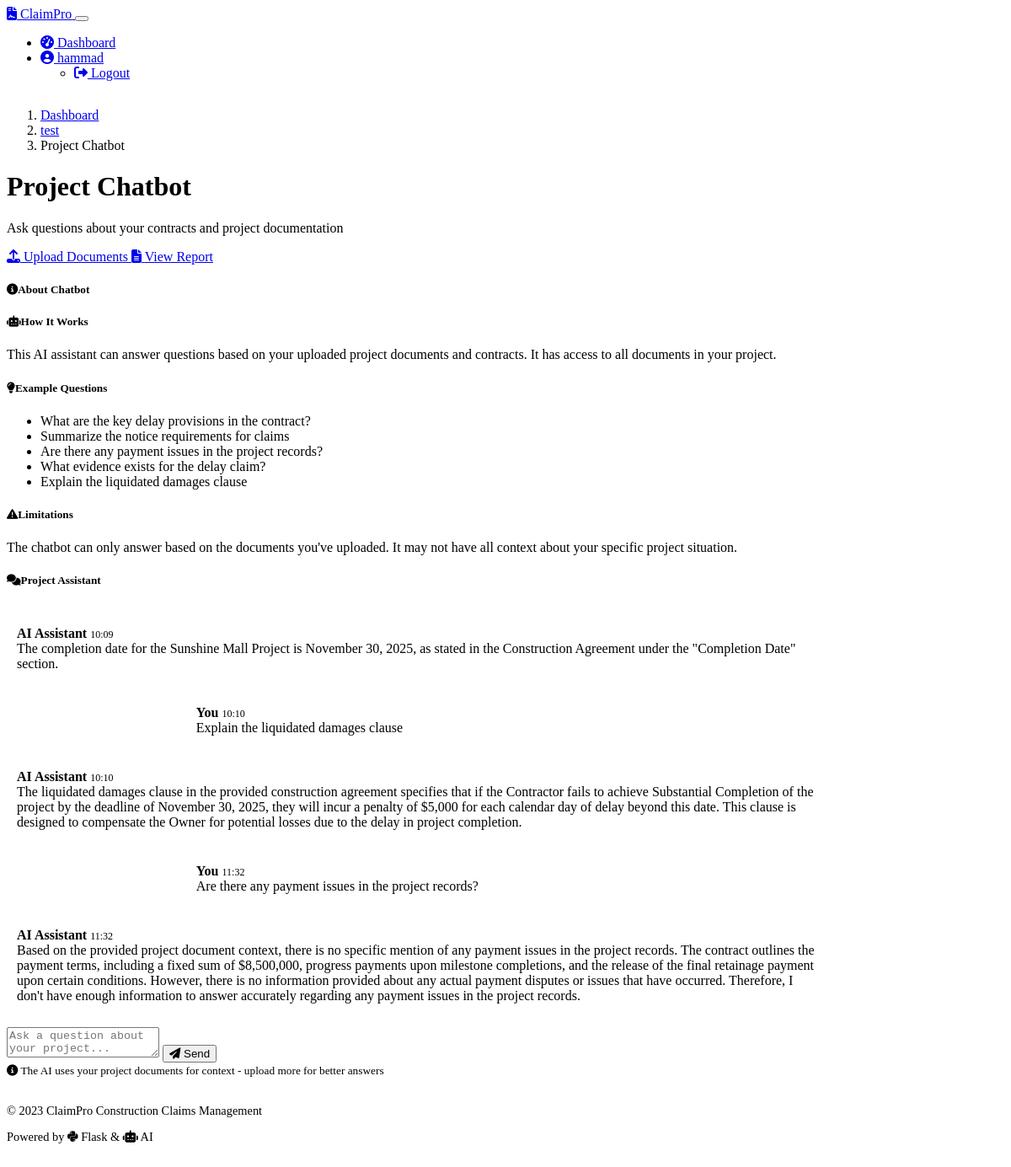
The app's page /project/1/chat (signed in) with its own data.
### models.py (models this page shows, shortened)
class User(UserMixin, db.Model):
    id = db.Column(db.Integer, primary_key=True)
    username = db.Column(db.String(64), unique=True, nullable=False)
    email = db.Column(db.String(120), unique=True, nullable=False)
    password_hash = db.Column(db.String(256), nullable=False)
    projects = db.relationship('Project', backref='user', lazy=True, cascade="all, delete-orphan")

class Project(db.Model):
    id = db.Column(db.Integer, primary_key=True)
    user_id = db.Column(db.Integer, db.ForeignKey('user.id'), nullable=False)
    project_name = db.Column(db.String(120), nullable=False)
    created_at = db.Column(db.DateTime, default=datetime.utcnow)
    documents = db.relationship('Document', backref='project', lazy=True, cascade="all, delete-orphan")
    project_records = db.relationship('ProjectRecord', backref='project', lazy=True, cascade="all, delete-orphan")
    risks = db.relationship('Risk', backref='project', lazy=True, cascade="all, delete-orphan")
    entitlement_causation = db.relationship('EntitlementCausation', backref='project', lazy=True, cascade="all, delete-orphan")
    quantum = db.relationship('Quantum', backref='project', lazy=True, cascade="all, delete-orphan")
    counterclaims = db.relationship('Counterclaim', backref='project', lazy=True, cascade="all, delete-orphan")
    chat_messages = db.relationship('ChatMessage', backref='project', lazy=True, cascade="all, delete-orphan")

class ChatMessage(db.Model):
    id = db.Column(db.Integer, primary_key=True)
    project_id = db.Column(db.Integer, db.ForeignKey('project.id'), nullable=False)
    is_user = db.Column(db.Boolean, default=True)
    message = db.Column(db.Text, nullable=False)
    timestamp = db.Column(db.DateTime, default=datetime.utcnow)

### app.py (the view, shortened to what this page needs)
@app.route('/project/<int:project_id>/chat', methods=['GET', 'POST'])
@login_required
def chatbot(project_id):
    project = Project.query.get_or_404(project_id)
    if project.user_id != current_user.id:
        abort(403)
    form = ChatForm()
    chat_messages = ChatMessage.query.filter_by(project_id=project_id).order_by(ChatMessage.timestamp).all()
    return render_template('chatbot.html', project=project, form=form, chat_messages=chat_messages)

### forms.py
class ChatForm(FlaskForm):
    message = TextAreaField('Message', validators=[DataRequired()])
    submit = SubmitField('Send')

### app.py (called while the page is built)
@login_manager.user_loader
def load_user(user_id):
    return db.session.get(User, int(user_id))

### templates/chatbot.html (shortened to what this page needs)
{% extends 'base.html' %}
{% block content %}
<nav aria-label="breadcrumb" class="mb-4">
    <ol class="breadcrumb">
        <li class="breadcrumb-item"><a href="{{ url_for('dashboard') }}">Dashboard</a></li>
        <li class="breadcrumb-item"><a href="{{ url_for('upload_document', project_id=project.id) }}">{{ project.project_name }}</a></li>
        <li class="breadcrumb-item active">Project Chatbot</li>
    </ol>
</nav>
<div class="row mb-4">
    <div class="col-md-7">
        <h1 class="mb-2">Project Chatbot</h1>
        <p class="lead">Ask questions about your contracts and project documentation</p>
    </div>
    <div class="col-md-5 text-md-end d-flex flex-wrap justify-content-md-end gap-2">
        <a href="{{ url_for('upload_document', project_id=project.id) }}" class="btn btn-outline-primary">
            <i class="fas fa-upload me-1"></i> Upload Documents
        </a>
        <a href="{{ url_for('generate_report', project_id=project.id) }}" class="btn btn-success">
            <i class="fas fa-file-alt me-1"></i> View Report
        </a>
    </div>
</div>
<div class="row">
    <div class="col-lg-4 order-lg-2 mb-4">
        <div class="card shadow-sm h-100 fade-in-element">
            <div class="card-header bg-primary text-white">
                <h5 class="mb-0"><i class="fas fa-info-circle me-2"></i>About Chatbot</h5>
            </div>
            <div class="card-body">
                <div class="mb-4">
                    <h5><i class="fas fa-robot text-info me-2"></i>How It Works</h5>
                    <p>This AI assistant can answer questions based on your uploaded project documents and contracts. It has access to all documents in your project.</p>
                </div>
                <div class="mb-4">
                    <h5><i class="fas fa-lightbulb text-warning me-2"></i>Example Questions</h5>
                    <ul class="mb-0">
                        <li>What are the key delay provisions in the contract?</li>
                        <li>Summarize the notice requirements for claims</li>
                        <li>Are there any payment issues in the project records?</li>
                        <li>What evidence exists for the delay claim?</li>
                        <li>Explain the liquidated damages clause</li>
                    </ul>
                </div>
                <div class="mb-0">
                    <h5><i class="fas fa-exclamation-triangle text-danger me-2"></i>Limitations</h5>
                    <p class="mb-0">The chatbot can only answer based on the documents you've uploaded. It may not have all context about your specific project situation.</p>
                </div>
            </div>
        </div>
    </div>
    <div class="col-lg-8 order-lg-1">
        <div class="card shadow-sm mb-4 fade-in-element">
            <div class="card-header bg-info text-white">
                <h5 class="mb-0"><i class="fas fa-comments me-2"></i>Project Assistant</h5>
            </div>
            <div class="card-body">
                <div class="chat-container mb-4 p-3 bg-dark rounded">
                    {% if chat_messages %}
                        {% for message in chat_messages %}
                            <div class="chat-message {{ 'user-message' if message.is_user else 'ai-message' }}">
                                <div class="mb-1">
                                    <strong>{{ 'You' if message.is_user else 'AI Assistant' }}</strong>
                                    <span class="chat-timestamp">{{ message.timestamp.strftime('%H:%M') }}</span>
                                </div>
                                <div style="white-space: pre-wrap;">{{ message.message }}</div>
                            </div>
                        {% endfor %}
                    {% else %}
                        <div class="text-center py-5 text-muted">
                            <i class="fas fa-robot fa-3x mb-3"></i>
                            <h5>No messages yet</h5>
                            <p>Ask a question to start the conversation</p>
                        </div>
                    {% endif %}
                </div>
                <form method="POST">
                    <div class="input-group">
                        {{ form.message(class="form-control", placeholder="Ask a question about your project...", rows="2") }}
                        <button type="submit" class="btn btn-primary">
                            <i class="fas fa-paper-plane me-1"></i> Send
                        </button>
                    </div>
                </form>
            </div>
            <div class="card-footer bg-dark text-muted">
                <small><i class="fas fa-info-circle me-1"></i> The AI uses your project documents for context - upload more for better answers</small>
            </div>
        </div>
    </div>
</div>
{% endblock %}

### templates/base.html (shortened to what this page needs)
<!DOCTYPE html>
<html lang="en" data-bs-theme="dark">
<head>
    <link rel="stylesheet" href="https://cdn.replit.com/agent/bootstrap-agent-dark-theme.min.css">
    <link rel="stylesheet" href="https://cdnjs.cloudflare.com/ajax/libs/font-awesome/6.4.0/css/all.min.css">
    <link rel="stylesheet" href="{{ url_for('static', filename='styles.css') }}">
</head>
<body class="d-flex flex-column min-vh-100">
    <nav class="navbar navbar-expand-lg navbar-dark bg-primary">
        <div class="container">
            <a class="navbar-brand d-flex align-items-center" href="{{ url_for('index') }}">
                <i class="fas fa-file-contract me-2"></i>
                <span>ClaimPro</span>
            </a>
            <button class="navbar-toggler" type="button" data-bs-toggle="collapse" data-bs-target="#navbarNav">
            </button>
            <div class="collapse navbar-collapse" id="navbarNav">
                <ul class="navbar-nav ms-auto">
                    {% if current_user.is_authenticated %}
                    <li class="nav-item">
                        <a class="nav-link {% if request.endpoint == 'dashboard' %}active{% endif %}" href="{{ url_for('dashboard') }}">
                            <i class="fas fa-tachometer-alt me-1"></i> Dashboard
                        </a>
                    </li>
                    <li class="nav-item dropdown">
                        <a class="nav-link dropdown-toggle" href="#" id="userDropdown" role="button" data-bs-toggle="dropdown">
                            <i class="fas fa-user-circle me-1"></i> {{ current_user.username }}
                        </a>
                        <ul class="dropdown-menu dropdown-menu-end">
                            <li>
                                <a class="dropdown-item" href="{{ url_for('logout') }}">
                                    <i class="fas fa-sign-out-alt me-1"></i> Logout
                                </a>
                            </li>
                        </ul>
                    </li>
                    {% endif %}
                </ul>
            </div>
        </div>
    </nav>
    <main class="py-4">
        <div class="container">
            {% block content %}{% endblock %}
        </div>
    </main>
    <footer class="bg-dark text-light py-3 mt-auto">
        <div class="container">
            <div class="row">
                <div class="col-md-6">
                    <p class="mb-0">&copy; 2023 ClaimPro Construction Claims Management</p>
                </div>
                <div class="col-md-6 text-md-end">
                    <p class="mb-0">Powered by <i class="fab fa-python"></i> Flask & <i class="fas fa-robot"></i> AI</p>
                </div>
            </div>
        </div>
    </footer>
</body>
</html>

### static/styles.css (style rules this page uses)
body { min-height: 100vh; display: flex; flex-direction: column; }
main { flex: 1; }
footer { margin-top: auto; padding: 1rem 0; font-size: 0.9rem; }
.chat-container { max-height: 500px; overflow-y: auto; }
.chat-message { margin-bottom: 1rem; padding: 0.75rem; border-radius: 0.5rem; max-width: 80%; }
.user-message { background-color: rgba(var(--bs-primary-rgb), 0.1); border: 1px solid rgba(var(--bs-primary-rgb), 0.2); margin-left: auto; }
.ai-message { background-color: rgba(var(--bs-secondary-rgb), 0.1); border: 1px solid rgba(var(--bs-secondary-rgb), 0.2); margin-right: auto; }
.chat-timestamp { font-size: 0.75rem; color: var(--bs-secondary); }
.fade-in { animation: fadeIn 0.5s; }

### records on screen
User: username "hammad"
Project: project_name "test"
ChatMessage: is_user "AI Assistant", timestamp "10:09", message "The completion date for the Sunshine Mall Project is November 30, 2025, as stated in the Construction Agreement under the \"Completion Date\" section."
ChatMessage: is_user "You", timestamp "10:10", message "Explain the liquidated damages clause"
ChatMessage: is_user "AI Assistant", timestamp "10:10", message "The liquidated damages clause in the provided construction agreement specifies that if the Contractor fails to achieve Substantial Completion of the project by the deadline of November 30, 2025, they will incur a penalty of $5,000 for each calendar day of delay beyond this date. This clause is designed to compensate the Owner for potential losses due to the delay in project completion."
ChatMessage: is_user "You", timestamp "11:32", message "Are there any payment issues in the project records?"
ChatMessage: is_user "AI Assistant", timestamp "11:32", message "Based on the provided project document context, there is no specific mention of any payment issues in the project records. The contract outlines the payment terms, including a fixed sum of $8,500,000, progress payments upon milestone completions, and the release of the final retainage payment upon certain conditions. However, there is no information provided about any actual payment disputes or issues that have occurred. Therefore, I don't have enough information to answer accurately regarding any payment issues in the project records."
